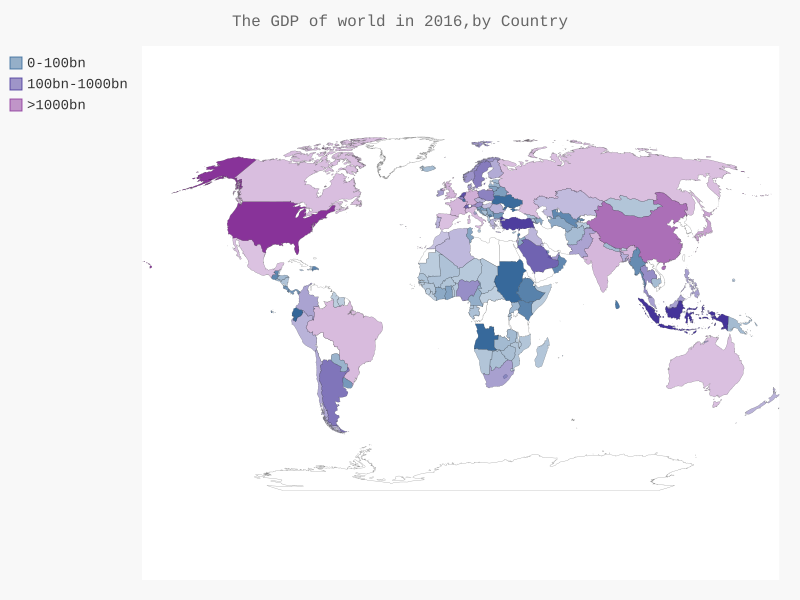

This chart was generated by the following Python code:
# 16-2 制作世界人口地图：JSON模式

import json
from pygal_maps_world.i18n import COUNTRIES
import pygal_maps_world.maps as pm
import pygal
from pygal.style import RotateStyle
from pygal.style import LightColorizedStyle

def get_country_code(country_name):
	'''根据指定国家，返回pygal使用的两个字母的国家'''

	for code,name in COUNTRIES.items():
		if name == country_name:
			return code


	#如果没有找到指定的国家，返回none
	return None



#将数据加载到一个列表中
filename='gdp_json.json'
with open(filename) as f:
	pop_data = json.load(f)

gdps={}

#打印每个国家2010年的人口数量
for gdp_dict in pop_data:
	if gdp_dict['Year']==2016:
		country_name=gdp_dict['Country Name']
		gdp = int(float(gdp_dict['Value']))
		code=get_country_code(country_name)
		if  code:
			gdps[code]=gdp#这样就能直接添加进字典不需要append()方法,因为字典无序

#根据人口数量将所有国家分成三组
cc_pops_1,cc_pops_2,cc_pops_3={},{},{}
for cc,pop in gdps.items():
	if pop <100000000000:
		cc_pops_1[cc]=pop
	elif pop<1000000000000:
		cc_pops_2[cc]=pop
	else:
		cc_pops_3[cc]=pop

#分别显示每组有多少个国家
print(len(cc_pops_1),len(cc_pops_2),len(cc_pops_3))


#wm =pm.World()
wm_style=RotateStyle('#336699',base_style=LightColorizedStyle)
wm = pm.World(style=wm_style)
wm.title = 'The GDP of world in 2016,by Country'


wm.add('0-100bn',cc_pops_1,)
wm.add('100bn-1000bn',cc_pops_2)
wm.add('>1000bn',cc_pops_3)
wm.render_to_file('gdp_world.svg')
